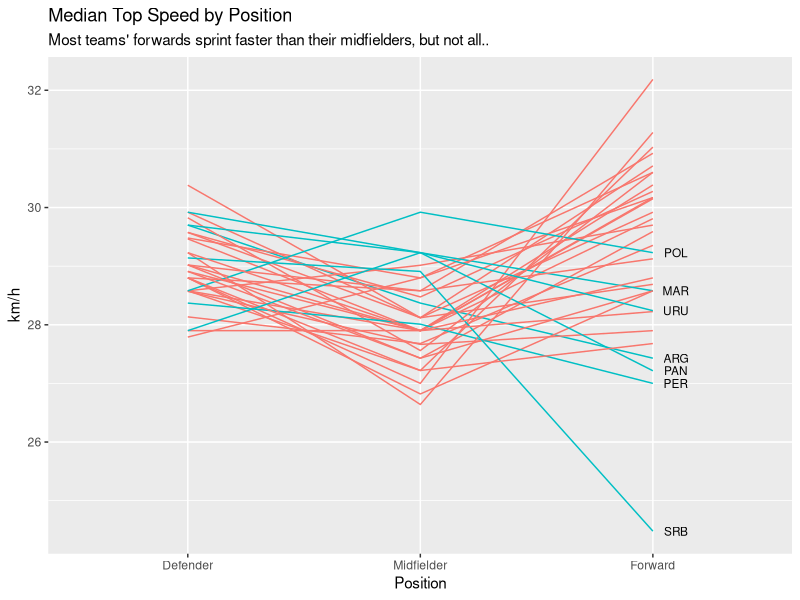
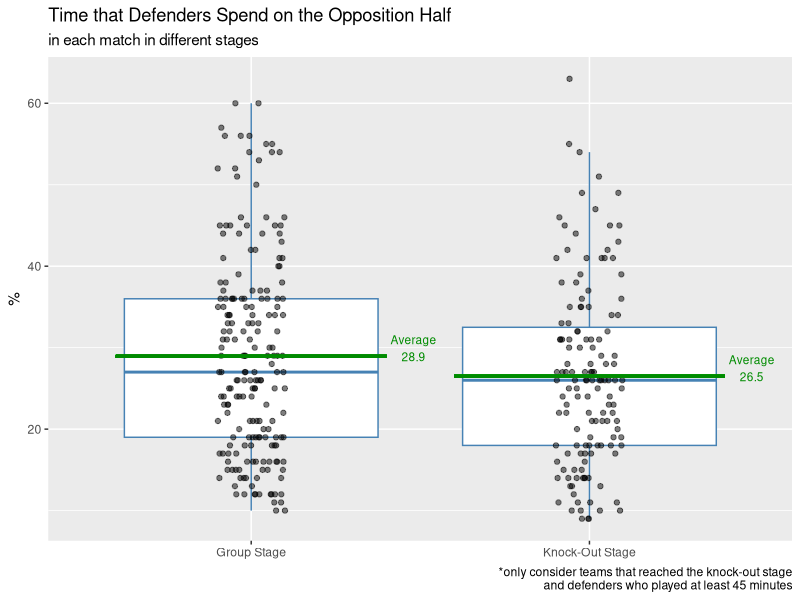
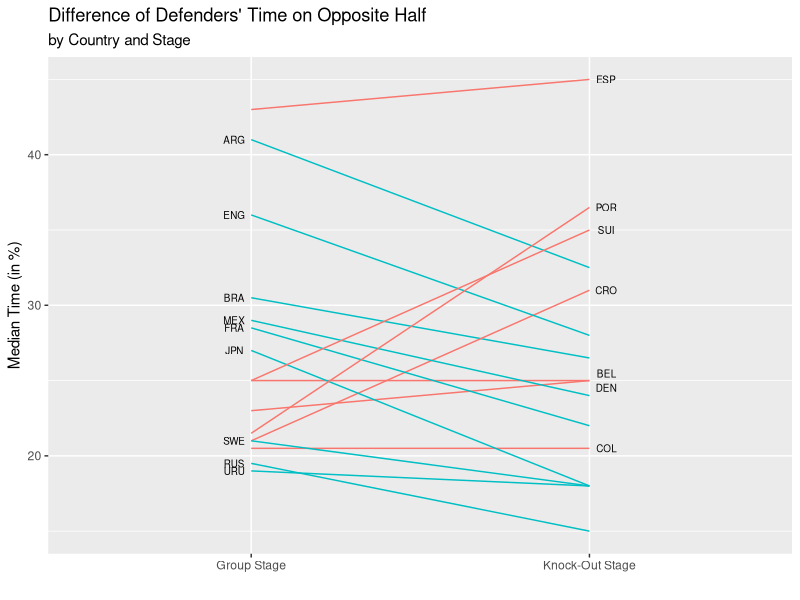

Recreate these plots in R, in order.
## ---- chunk 1
library(tidyverse)
library(readxl)
## ---- chunk 2
track <- read_excel("../data/player_tracking_fifa2018.xlsx") %>%
  mutate(match_id = as.character(match_id))
info <- read_excel("../data/player_info_fifa2018.xlsx")
sched <- read_excel("../data/match_schedule.xlsx") %>%
  mutate(date_time = as.POSIXct(date_time, format = "%d %b %Y - %H:%M"))
## ---- chunk 3
# Outfield players
outfield_list <- info %>% filter(Pos != "GK")

# Parse time_played column
seconds_col <- str_split(track$time_played, pattern = "('|\")") %>%
  {do.call(rbind, .)[, -3]} %>%
  {as.numeric(.[, 1]) * 60 + as.numeric(.[, 2])}
track2 <- mutate(track, time_played = seconds_col)

# Outfield players who played at least 30 minutes
df1 <- track2 %>%
  right_join(outfield_list, by = c("jersey" = "Jersey", "team" = "Country")) %>%
  filter(time_played >= 30 * 60)

# Median top speed for each team, for each position
df1a <- df1 %>%
  group_by(team, Pos) %>%
  summarise(med_speed = median(top_speed), .groups = "drop")

# Helper function to check whether midfielder median top speed greater than forward
super_mid <- function(pos, speed) {
  mid <- speed[pos == "Midfielder"]
  fwd <- speed[pos == "Forward"]
  if(mid > fwd) {
    return(TRUE)
  }
  return(FALSE)
}

# Data frame for plotting
df1b <- df1a %>%
  mutate(Pos = factor(Pos, levels = c("DF", "MF", "FW"),
                         labels = c("Defender", "Midfielder", "Forward"))) %>%
  group_by(team) %>%
  mutate(super_mf = super_mid(Pos, med_speed))

# Text labels
df1_labels <- df1b %>% filter(super_mf, Pos == "Forward")

# Plot
ggplot(data = df1b) +
  geom_line(aes(x = Pos, y = med_speed, group = team, colour = super_mf),
            size = 0.5, show.legend = FALSE) +
  geom_text(data = df1_labels, mapping = aes(x = Pos, y = med_speed, label = team),
            nudge_x = 0.1, size = 3) +
  labs(title = "Median Top Speed by Position",
       subtitle = "Most teams' forwards sprint faster than their midfielders, but not all..",
       x = "Position", y = "km/h")
## ---- chunk 4
# Clear up workspace
rm(list = setdiff(ls(), c("track2", "sched", "info")))
## ---- chunk 5
# Parse the column time_oh
if_else_vec <- Vectorize(if_else)

track3 <- track2 %>%
  separate(time_oh, into = c("time_oh_pc", "_")) %>%
  select(-`_`) %>%
  mutate(time_oh_pc = as.numeric(time_oh_pc),
         time_oh_pc = if_else_vec(is.na(time_oh_pc), 0, time_oh_pc))
# to my understanding, missing value implies 0 time in the opposition half

# Teams who reached knock-out stage
ko_teams <- sched %>%
  filter(match_info %in% c("Round of 16", "Quarter-finals", "Semi-finals",
                           "Play-off for third place", "Final")) %>%
  {union(unique(.$home_team), unique(.$away_team))}

track4 <- track3 %>% filter(team %in% ko_teams)

# Identify match id of knock-out stage and group stage
ko_matches <- sched %>%
  filter(match_info %in% c("Round of 16", "Quarter-finals", "Semi-finals",
                           "Play-off for third place", "Final")) %>%
  {unique(.$match_id)}

"%!in%" <- function(x, y) !("%in%" (x, y))
grp_matches <- sched %>%
  filter(match_info %!in% c("Round of 16", "Quarter-finals", "Semi-finals",
                            "Play-off for third place", "Final")) %>%
  {unique(.$match_id)}

# Defenders
defenders_list <- info %>% filter(Pos == "DF")

# Find average time of defenders on opposite half
# use the average percentage of time instead of absolute time
pc_time_opp <- function(stage) {
  track4 %>%
    right_join(defenders_list, by = c("jersey" = "Jersey", "team" = "Country")) %>%
    filter(match_id %in% stage, !is.na(time_played), time_played >= 45 * 60) %>%
    summarise(average_in_percent = mean(time_oh_pc), .groups = "drop")
}

# Average in group stage matches
print("Group Stage matches")
(time_gs <- pc_time_opp(grp_matches))

# Average in knock-out matches
print("Knock-out matches")
(time_ko <- pc_time_opp(ko_matches))
## ---- chunk 6
# Plotting
set.seed(2020)
to_plot <- track4 %>%
  right_join(defenders_list, by = c("jersey" = "Jersey", "team" = "Country")) %>%
  filter(!is.na(time_played)) %>%
  mutate(stage = if_else_vec(match_id %in% ko_matches, "Knock-Out Stage", "Group Stage")) %>%
  filter(time_played >= 45 * 60)

# Graphics
to_plot %>%
  ggplot(aes(x = stage, y = time_oh_pc)) +
  geom_boxplot(outlier.alpha = 0, colour = "steelblue") +
  geom_jitter(height = 0, width = 0.1, alpha = 0.5) +
  # Average lines and labels
  geom_segment(aes(x = 0.6, y = unlist(time_gs), xend = 1.4,
                             yend = unlist(time_gs)), colour = "green4", size = 1) +
  geom_segment(aes(x = 1.6, y = unlist(time_ko), xend = 2.4,
                   yend = unlist(time_ko)), colour = "green4", size = 1) +
  annotate("text", x = 1.48, y = unlist(time_gs) + 1,
           label = str_c("Average\n", "28.9"), colour = "green4", size = 3) +
  annotate("text", x = 2.48, y = unlist(time_ko) + 1,
           label = str_c("Average\n", "26.5"), colour = "green4", size = 3) +
  # Title
  labs(title = "Time that Defenders Spend on the Opposition Half",
       subtitle = "in each match in different stages",
       x = NULL, y = "%",
       caption = "*only consider teams that reached the knock-out stage
       and defenders who played at least 45 minutes")
## ---- chunk 7
to_plot2 <- to_plot %>%
  group_by(team, stage) %>%
  summarise(med_time = median(time_oh_pc), .groups = "drop")

conser <- to_plot2 %>%
  pivot_wider(names_from = "stage", values_from = "med_time") %>%
  mutate(cons = if_else_vec(`Group Stage` > `Knock-Out Stage`, "Y", "N"))

lab1 <- conser %>%
  filter(cons == "N") %>%
  mutate(team = recode(team, BEL = "BEL\nDEN", DEN = ""))
lab2 <- conser %>%  filter(cons == "Y")

to_plot2 %>%
  left_join(conser, by = "team") %>%
  ggplot() +
  geom_line(aes(x = stage, y = med_time, group = team, colour = cons),
            show.legend = FALSE) +
  geom_text(data = lab1, aes(x = 2.05, y = `Knock-Out Stage`, label = team),
            size = 2.5) +
  geom_text(data = lab2, aes(x = 0.95, y = `Group Stage`, label = team),
            size = 2.5) +
  labs(title = "Difference of Defenders' Time on Opposite Half",
       subtitle = "by Country and Stage",
       x = "", y = "Median Time (in %)")
